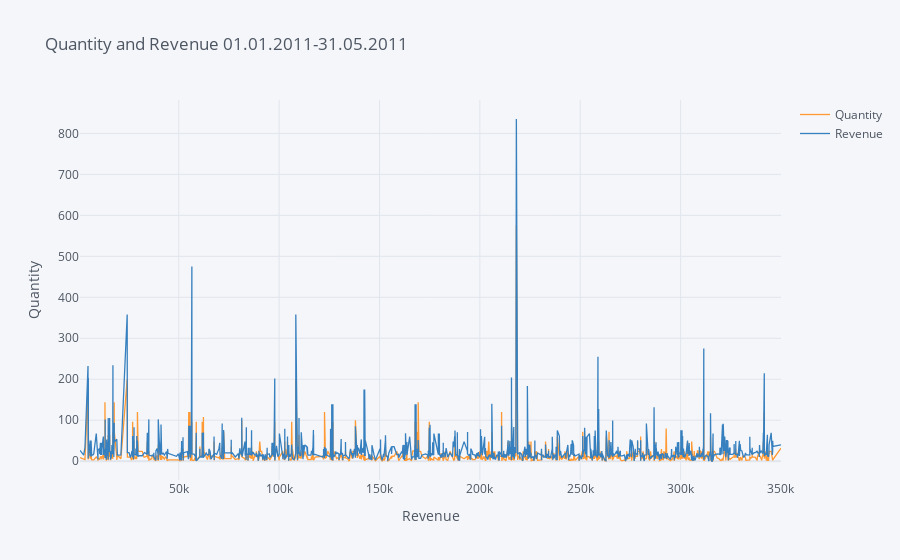

Notebook source saved alongside this figure:
### Code cell
# Plot
data_jan_may_fr[["Quantity","Revenue"]].iplot(xTitle="Revenue",yTitle="Quantity",
                            title="Quantity and Revenue 01.01.2011-31.05.2011")

### Figure 1 — Plotly figure (JSON) as saved in the notebook; plotly's stock layout.template omitted (floating-point values rounded to 4 significant figures; data arrays with more than 128 entries replaced by an {"elided": "..."} marker saying what was removed)
{"data": [{"line": {"color": "rgba(255, 153, 51, 1.0)", "dash": "solid", "shape": "linear", "width": 1.3}, "mode": "lines", "name": "Quantity", "text": "", "type": "scatter", "x": {"elided": "2454 int values"}, "y": {"elided": "2454 int values"}}, {"line": {"color": "rgba(55, 128, 191, 1.0)", "dash": "solid", "shape": "linear", "width": 1.3}, "mode": "lines", "name": "Revenue", "text": "", "type": "scatter", "x": {"elided": "2454 int values"}, "y": {"elided": "2454 float values"}}], "layout": {"autosize": true, "legend": {"bgcolor": "#F5F6F9", "font": {"color": "#4D5663"}}, "paper_bgcolor": "#F5F6F9", "plot_bgcolor": "#F5F6F9", "title": {"font": {"color": "#4D5663"}, "text": "Quantity and Revenue 01.01.2011-31.05.2011"}, "xaxis": {"autorange": true, "gridcolor": "#E1E5ED", "range": [807, 350024], "showgrid": true, "tickfont": {"color": "#4D5663"}, "title": {"font": {"color": "#4D5663"}, "text": "Revenue"}, "type": "linear", "zerolinecolor": "#E1E5ED"}, "yaxis": {"autorange": true, "gridcolor": "#E1E5ED", "range": [-45.96, 881.6], "showgrid": true, "tickfont": {"color": "#4D5663"}, "title": {"font": {"color": "#4D5663"}, "text": "Quantity"}, "type": "linear", "zerolinecolor": "#E1E5ED"}}}
